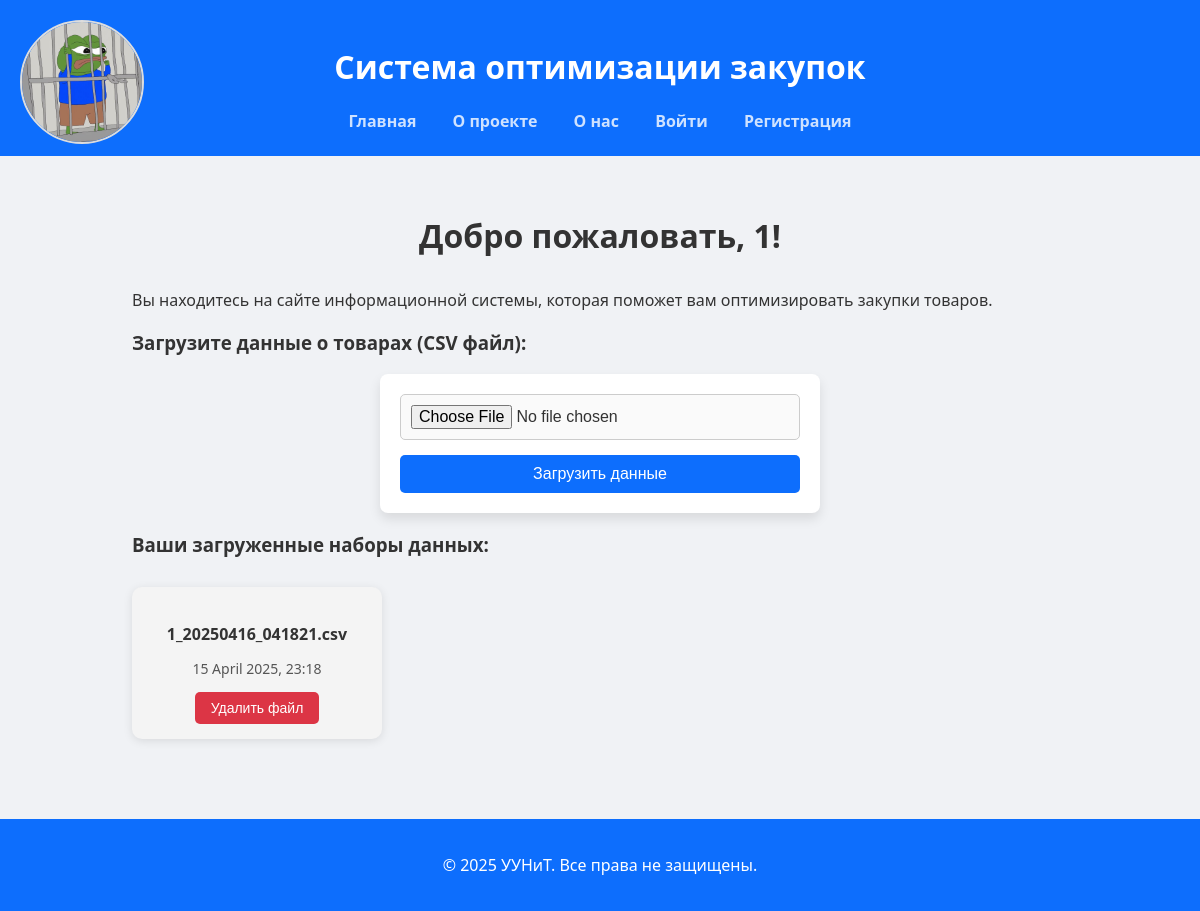
Page / (signed in) on the earlier database version.
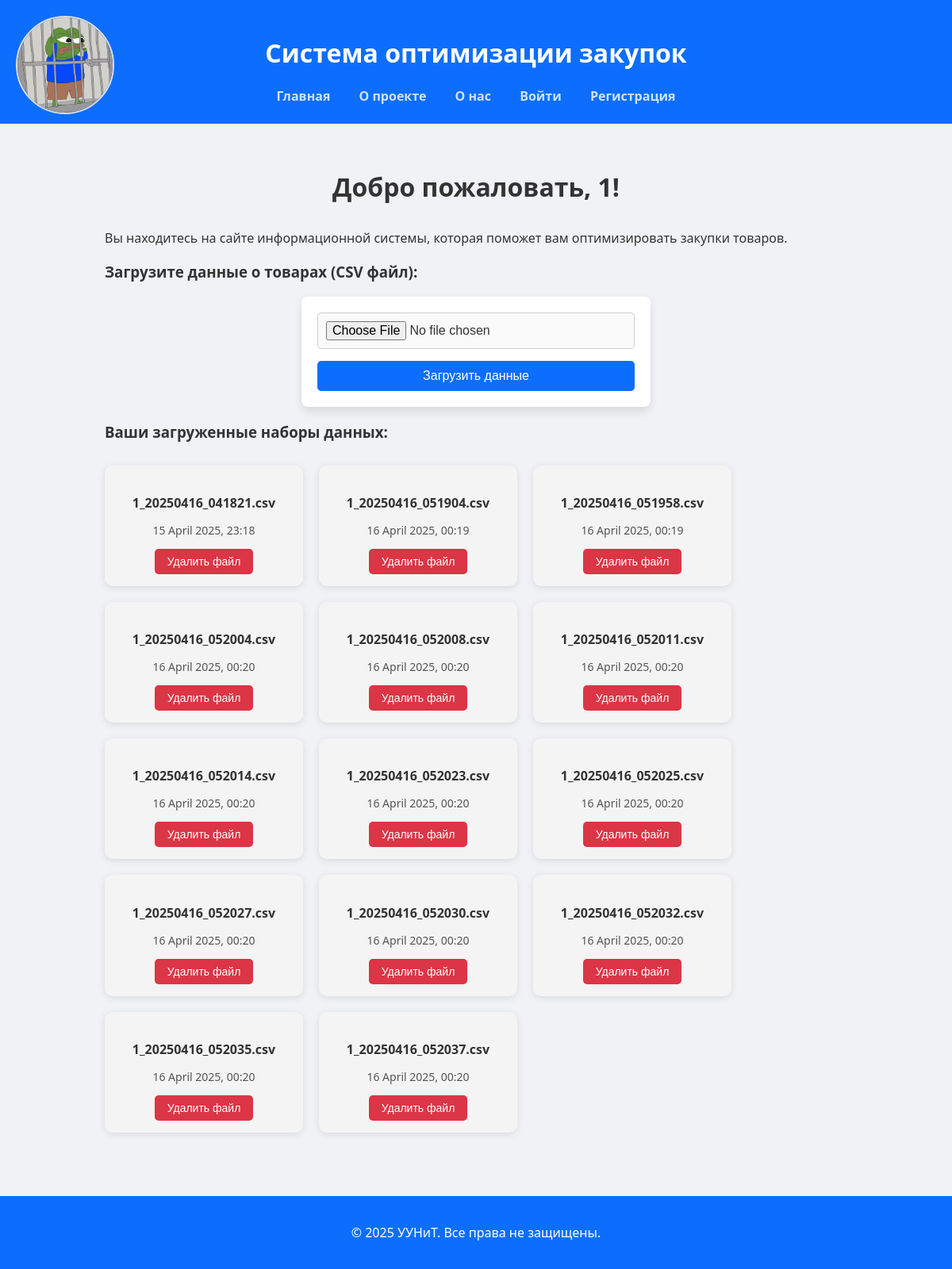
Same page on the later database version.
### database/models.py (models this page shows, shortened)
class DataFile(db.Model):
    id = db.Column(db.Integer, primary_key=True)
    user_id = db.Column(db.Integer, db.ForeignKey('user.id'), nullable=False)
    file_name = db.Column(db.String(255), nullable=False)
    file_path = db.Column(db.String(255), nullable=False)  # путь к файлу на сервере
    created_at = db.Column(db.DateTime, default=datetime.utcnow)
    reports = db.relationship('OptimizationReport', backref='data_file', lazy=True)

### routes.py (the view)
def index():
    if 'id' in session:
        data_files = DataFile.query.filter_by(user_id=session['id']).all()  # Получаем все файлы для текущего пользователя
        reports = OptimizationReport.query.filter_by(user_id=session['id']).all()  # Получаем все отчеты для пользователя
        return render_template('index.html', data_files=data_files, reports=reports)
    return render_template('index.html')

### templates/index.html (shortened to what this page needs)
<!DOCTYPE html>
<html lang="ru">
<head>
    <link rel="stylesheet" href="{{ url_for('static', filename='css/base.css') }}">
    <link rel="stylesheet" href="{{ url_for('static', filename='css/dropdown.css') }}">
    <link rel="stylesheet" href="{{ url_for('static', filename='css/card.css') }}">
    <link rel="stylesheet" href="{{ url_for('static', filename='css/modal.css') }}">
    <link rel="stylesheet" href="{{ url_for('static', filename='css/download.css') }}">
    <link rel="stylesheet" href="{{ url_for('static', filename='css/base.css') }}">
</head>
<body>
<header>
    <h1>Система оптимизации закупок</h1>
    <nav>
        <a href="{{ url_for('index') }}">Главная</a>
        <a href="{{ url_for('about') }}">О проекте</a>
        <a href="{{ url_for('team') }}">О нас</a>
        <a href="{{ url_for('login') }}" class="auth">Войти</a>
        <a href="{{ url_for('register') }}" class="auth">Регистрация</a>
        {% if session.get('username') %}
        <div class="profile-dropdown">
            <img src="{{ url_for('static', filename='images/profile.jpg') }}" alt="Профиль" class="profile-icon">
        </div>
        {% endif %}
    </nav>
</header>
<main>
    <section class="intro">
        {% if session.get('username') %}
        <h2>Добро пожаловать, {{ session['username'] }}!</h2>
        <p>Вы находитесь на сайте информационной системы, которая поможет вам оптимизировать закупки товаров.</p>
        <h3>Загрузите данные о товарах (CSV файл):</h3>
        <form action="{{ url_for('upload_data') }}" method="POST" enctype="multipart/form-data">
            <input type="file" name="data_file" required>
            <button type="submit">Загрузить данные</button>
        </form>
        {% if data_files %}
        <h3>Ваши загруженные наборы данных:</h3>
        <div class="file-cards">
            {% for file in data_files %}
            <div class="file-card" onclick="openModal({{ file.id }}, '{{ file.file_name }}')">
                <h4>{{ file.file_name }}</h4>
                <p class="date">{{ file.created_at.strftime('%d %B %Y, %H:%M') }}</p>
                <button class="delete-report-btn" onclick="confirmDelete({{ file.id }}, '{{ file.file_name }}')">Удалить файл</button>
            </div>
            {% endfor %}
        </div>
        {% else %}
        <p>У вас нет загруженных наборов данных.</p>
        {% endif %}
        {% else %}
        <h2>Добро пожаловать! Пожалуйста, войдите в аккаунт или зарегистрируйтесь, чтобы начать.</h2>
        <p>Чтобы использовать функциональность системы (расчёт оптимального пополнения запасов и просмотр результатов), пожалуйста, войдите в аккаунт или зарегистрируйтесь.</p>
        {% endif %}
    </section>
</main>
<footer>
    <p>&copy; 2025 УУНиТ. Все права не защищены.</p>
</footer>
</body>
</html>

### static/css/base.css (style rules this page uses)
html, body { font-family: 'Segoe UI', sans-serif; height: 100%; margin: 0; padding: 0; background: #f0f2f5; color: #333; display: flex; flex-direction: column; }
header { background: #0d6efd; color: white; padding: 1.5rem; text-align: center; }
nav { margin-top: 0.5rem; }
nav a { margin: 0 1rem; color: #ffffffcc; text-decoration: none; font-weight: bold; transition: color 0.2s ease; }
main { flex: 1; padding: 2rem; max-width: 1000px; margin: auto; width: 100%; box-sizing: border-box; }
main h2 { text-align: center; font-size: 2rem; font-weight: bold; margin-bottom: 2rem; }
footer { background: #0d6efd; color: white; text-align: center; padding: 1.2rem; margin-top: 3rem; }

### static/css/dropdown.css (style rules this page uses)
.profile-dropdown { position: absolute; top: 20px; left: 20px; display: inline-block; cursor: pointer; }
.profile-icon { width: 120px; height: 120px; border-radius: 50%; object-fit: cover; border: 2px solid #ddd; }

### static/css/card.css (style rules this page uses)
.file-cards { display: flex; flex-wrap: wrap; gap: 20px; margin-top: 30px; }
.file-card { width: 220px; padding: 15px; background-color: #f4f4f4; border-radius: 10px; box-shadow: 0 2px 10px rgba(0, 0, 0, 0.1); text-align: center; transition: transform 0.2s ease, box-shadow 0.3s ease; cursor: pointer; }
.file-card h4 { font-size: 16px; margin-bottom: 10px; font-weight: bold; }
.file-card p { font-size: 14px; color: #555; }
.file-card .delete-report-btn { padding: 8px 16px; background-color: #dc3545; color: white; border: none; border-radius: 5px; cursor: pointer; font-size: 14px; transition: background-color 0.3s ease; }

### static/css/download.css (style rules this page uses)
form { margin-top: 30px; display: flex; flex-direction: column; gap: 15px; max-width: 400px; margin: auto; background: white; padding: 20px; border-radius: 8px; box-shadow: 0 6px 12px rgba(0, 0, 0, 0.1); }
form input[type="file"] { padding: 10px; border-radius: 5px; border: 1px solid #ccc; font-size: 16px; cursor: pointer; background-color: #fafafa; transition: background-color 0.3s ease; }
form button { padding: 10px; background-color: #0d6efd; color: white; font-size: 16px; border: none; border-radius: 5px; cursor: pointer; transition: background-color 0.3s ease; }

Differences in the rows shown:
added DataFile: file_name "1_20250416_051904.csv", created_at "16 April 2025, 00:19"
added DataFile: file_name "1_20250416_051958.csv", created_at "16 April 2025, 00:19"
added DataFile: file_name "1_20250416_052004.csv", created_at "16 April 2025, 00:20"
added DataFile: file_name "1_20250416_052008.csv", created_at "16 April 2025, 00:20"
added DataFile: file_name "1_20250416_052011.csv", created_at "16 April 2025, 00:20"
added DataFile: file_name "1_20250416_052014.csv", created_at "16 April 2025, 00:20"
added DataFile: file_name "1_20250416_052023.csv", created_at "16 April 2025, 00:20"
added DataFile: file_name "1_20250416_052025.csv", created_at "16 April 2025, 00:20"
added DataFile: file_name "1_20250416_052027.csv", created_at "16 April 2025, 00:20"
added DataFile: file_name "1_20250416_052030.csv", created_at "16 April 2025, 00:20"
added DataFile: file_name "1_20250416_052032.csv", created_at "16 April 2025, 00:20"
added DataFile: file_name "1_20250416_052035.csv", created_at "16 April 2025, 00:20"
added DataFile: file_name "1_20250416_052037.csv", created_at "16 April 2025, 00:20"
